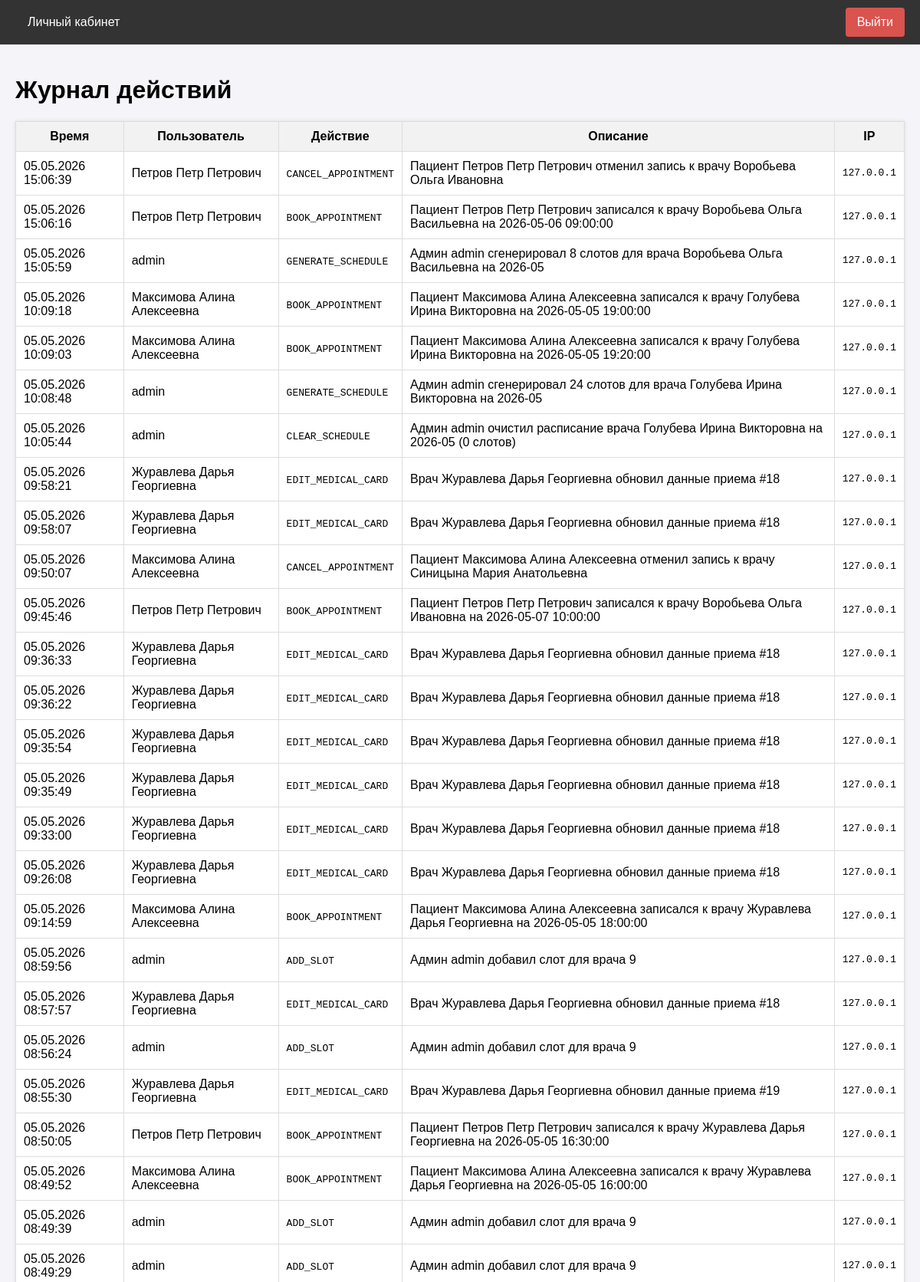
The page /admin/logs (signed in, upper part) on the database its author committed.
### app/models.py (models this page shows, shortened)
class ActionLog(db.Model):
    __tablename__ = 'action_logs'
    id = db.Column(db.Integer, primary_key=True)
    user_id = db.Column(db.Integer, db.ForeignKey('users.id'), nullable=True) # Может быть NULL для системных действий
    action_type = db.Column(db.String(50), nullable=False) # e.g., 'LOGIN', 'BOOK_APPOINTMENT', 'CANCEL_APPOINTMENT'
    description = db.Column(db.Text, nullable=False)
    timestamp = db.Column(db.DateTime, default=datetime.utcnow)
    ip_address = db.Column(db.String(45), nullable=True)

class User(UserMixin, db.Model):
    __tablename__ = 'users'
    id = db.Column(db.Integer, primary_key=True)
    username = db.Column(db.String(64), index=True, unique=True)
    email = db.Column(db.String(120), index=True, unique=True)
    phone = db.Column(db.String(20), index=True, unique=True)
    password_hash = db.Column(db.String(256))
    role = db.Column(db.String(20), index=True, default='patient')
    specialty = db.Column(db.String(100), nullable=True) # Для врача
    office_number = db.Column(db.String(10), nullable=True) # Для врача
    oms_number = db.Column(db.String(20), nullable=True) # Для пациента
    created_at = db.Column(db.DateTime, default=datetime.utcnow)
    appointments_as_patient = db.relationship('Appointment', foreign_keys='Appointment.patient_id', backref='patient', lazy='dynamic')
    appointments_as_doctor = db.relationship('Appointment', foreign_keys='Appointment.doctor_id', backref='doctor', lazy='dynamic')
    schedule_slots = db.relationship('ScheduleSlot', backref='doctor', lazy='dynamic')
    action_logs = db.relationship('ActionLog', backref='user', lazy='dynamic')

### app/admin/routes.py (the view)
@bp.route('/logs')
@login_required
@role_required('admin')
def view_logs():
    logs = ActionLog.query.order_by(ActionLog.timestamp.desc()).limit(100).all()
    return render_template('admin/logs.html', title='Журнал действий', logs=logs)

### app/models.py (called while the page is built)
@login_manager.user_loader
def load_user(user_id):
    return User.query.get(int(user_id))

### app/utils.py (called while the page is built)
def role_required(role):
    def decorator(f):
        @wraps(f)
        def decorated_function(*args, **kwargs):
            if not current_user.is_authenticated:
                return redirect(url_for('auth.login'))
            if current_user.role != role:
                flash('У вас нет доступа к этой странице.')
                return redirect(url_for('main.index'))
            return f(*args, **kwargs)
        return decorated_function
    return decorator

### app/templates/admin/logs.html
{% extends "base.html" %}
{% block content %}
<h1>Журнал действий</h1>
<table style="width:100%; border-collapse:collapse; background:white; box-shadow:0 0 5px rgba(0,0,0,0.1);">
    <tr style="background:#f2f2f2;">
        <th style="border:1px solid #ddd; padding:10px;">Время</th>
        <th style="border:1px solid #ddd; padding:10px;">Пользователь</th>
        <th style="border:1px solid #ddd; padding:10px;">Действие</th>
        <th style="border:1px solid #ddd; padding:10px;">Описание</th>
        <th style="border:1px solid #ddd; padding:10px;">IP</th>
    </tr>
    {% for log in logs %}
    <tr>
        <td style="border:1px solid #ddd; padding:10px;">{{ log.timestamp.strftime('%d.%m.%Y %H:%M:%S') }}</td>
        <td style="border:1px solid #ddd; padding:10px;">
            {% if log.user %}{{ log.user.username }}{% else %}Система{% endif %}
        </td>
        <td style="border:1px solid #ddd; padding:10px;"><code>{{ log.action_type }}</code></td>
        <td style="border:1px solid #ddd; padding:10px;">{{ log.description }}</td>
        <td style="border:1px solid #ddd; padding:10px; font-family:monospace;">{{ log.ip_address or '-' }}</td>
    </tr>
    {% else %}
    <tr><td colspan="5" style="border:1px solid #ddd; padding:10px; text-align:center;">Записей пока нет.</td></tr>
    {% endfor %}
</table>
{% endblock %}

### app/templates/base.html (style rules this page uses)
body { font-family: Arial, sans-serif; margin: 0; padding: 0; background-color: #f4f4f9; }

### rows shown on the page
ActionLog: timestamp "05.05.2026 15:06:39", user.username "Петров Петр Петрович", action_type "CANCEL_APPOINTMENT", description "Пациент Петров Петр Петрович отменил запись к врачу Воробьева Ольга Ивановна", ip_address "127.0.0.1"
ActionLog: timestamp "05.05.2026 15:06:16", user.username "Петров Петр Петрович", action_type "BOOK_APPOINTMENT", description "Пациент Петров Петр Петрович записался к врачу Воробьева Ольга Васильевна на 2026-05-06 09:00:00", ip_address "127.0.0.1"
ActionLog: timestamp "05.05.2026 15:05:59", user.username "admin", action_type "GENERATE_SCHEDULE", description "Админ admin сгенерировал 8 слотов для врача Воробьева Ольга Васильевна на 2026-05", ip_address "127.0.0.1"
ActionLog: timestamp "05.05.2026 10:09:18", user.username "Максимова Алина Алексеевна", action_type "BOOK_APPOINTMENT", description "Пациент Максимова Алина Алексеевна записался к врачу Голубева Ирина Викторовна на 2026-05-05 19:00:00", ip_address "127.0.0.1"
ActionLog: timestamp "05.05.2026 10:09:03", user.username "Максимова Алина Алексеевна", action_type "BOOK_APPOINTMENT", description "Пациент Максимова Алина Алексеевна записался к врачу Голубева Ирина Викторовна на 2026-05-05 19:20:00", ip_address "127.0.0.1"
ActionLog: timestamp "05.05.2026 10:08:48", user.username "admin", action_type "GENERATE_SCHEDULE", description "Админ admin сгенерировал 24 слотов для врача Голубева Ирина Викторовна на 2026-05", ip_address "127.0.0.1"
ActionLog: timestamp "05.05.2026 10:05:44", user.username "admin", action_type "CLEAR_SCHEDULE", description "Админ admin очистил расписание врача Голубева Ирина Викторовна на 2026-05 (0 слотов)", ip_address "127.0.0.1"
ActionLog: timestamp "05.05.2026 09:58:21", user.username "Журавлева Дарья Георгиевна", action_type "EDIT_MEDICAL_CARD", description "Врач Журавлева Дарья Георгиевна обновил данные приема #18", ip_address "127.0.0.1"
ActionLog: timestamp "05.05.2026 09:58:07", user.username "Журавлева Дарья Георгиевна", action_type "EDIT_MEDICAL_CARD", description "Врач Журавлева Дарья Георгиевна обновил данные приема #18", ip_address "127.0.0.1"
ActionLog: timestamp "05.05.2026 09:50:07", user.username "Максимова Алина Алексеевна", action_type "CANCEL_APPOINTMENT", description "Пациент Максимова Алина Алексеевна отменил запись к врачу Синицына Мария Анатольевна", ip_address "127.0.0.1"
ActionLog: timestamp "05.05.2026 09:45:46", user.username "Петров Петр Петрович", action_type "BOOK_APPOINTMENT", description "Пациент Петров Петр Петрович записался к врачу Воробьева Ольга Ивановна на 2026-05-07 10:00:00", ip_address "127.0.0.1"
ActionLog: timestamp "05.05.2026 09:36:33", user.username "Журавлева Дарья Георгиевна", action_type "EDIT_MEDICAL_CARD", description "Врач Журавлева Дарья Георгиевна обновил данные приема #18", ip_address "127.0.0.1"
ActionLog: timestamp "05.05.2026 09:36:22", user.username "Журавлева Дарья Георгиевна", action_type "EDIT_MEDICAL_CARD", description "Врач Журавлева Дарья Георгиевна обновил данные приема #18", ip_address "127.0.0.1"
ActionLog: timestamp "05.05.2026 09:35:54", user.username "Журавлева Дарья Георгиевна", action_type "EDIT_MEDICAL_CARD", description "Врач Журавлева Дарья Георгиевна обновил данные приема #18", ip_address "127.0.0.1"
ActionLog: timestamp "05.05.2026 09:35:49", user.username "Журавлева Дарья Георгиевна", action_type "EDIT_MEDICAL_CARD", description "Врач Журавлева Дарья Георгиевна обновил данные приема #18", ip_address "127.0.0.1"
ActionLog: timestamp "05.05.2026 09:33:00", user.username "Журавлева Дарья Георгиевна", action_type "EDIT_MEDICAL_CARD", description "Врач Журавлева Дарья Георгиевна обновил данные приема #18", ip_address "127.0.0.1"
ActionLog: timestamp "05.05.2026 09:26:08", user.username "Журавлева Дарья Георгиевна", action_type "EDIT_MEDICAL_CARD", description "Врач Журавлева Дарья Георгиевна обновил данные приема #18", ip_address "127.0.0.1"
ActionLog: timestamp "05.05.2026 09:14:59", user.username "Максимова Алина Алексеевна", action_type "BOOK_APPOINTMENT", description "Пациент Максимова Алина Алексеевна записался к врачу Журавлева Дарья Георгиевна на 2026-05-05 18:00:00", ip_address "127.0.0.1"
ActionLog: timestamp "05.05.2026 08:59:56", user.username "admin", action_type "ADD_SLOT", description "Админ admin добавил слот для врача 9", ip_address "127.0.0.1"
ActionLog: timestamp "05.05.2026 08:57:57", user.username "Журавлева Дарья Георгиевна", action_type "EDIT_MEDICAL_CARD", description "Врач Журавлева Дарья Георгиевна обновил данные приема #18", ip_address "127.0.0.1"
ActionLog: timestamp "05.05.2026 08:56:24", user.username "admin", action_type "ADD_SLOT", description "Админ admin добавил слот для врача 9", ip_address "127.0.0.1"
ActionLog: timestamp "05.05.2026 08:55:30", user.username "Журавлева Дарья Георгиевна", action_type "EDIT_MEDICAL_CARD", description "Врач Журавлева Дарья Георгиевна обновил данные приема #19", ip_address "127.0.0.1"
ActionLog: timestamp "05.05.2026 08:50:05", user.username "Петров Петр Петрович", action_type "BOOK_APPOINTMENT", description "Пациент Петров Петр Петрович записался к врачу Журавлева Дарья Георгиевна на 2026-05-05 16:30:00", ip_address "127.0.0.1"
ActionLog: timestamp "05.05.2026 08:49:52", user.username "Максимова Алина Алексеевна", action_type "BOOK_APPOINTMENT", description "Пациент Максимова Алина Алексеевна записался к врачу Журавлева Дарья Георгиевна на 2026-05-05 16:00:00", ip_address "127.0.0.1"
ActionLog: timestamp "05.05.2026 08:49:39", user.username "admin", action_type "ADD_SLOT", description "Админ admin добавил слот для врача 9", ip_address "127.0.0.1"
ActionLog: timestamp "05.05.2026 08:49:29", user.username "admin", action_type "ADD_SLOT", description "Админ admin добавил слот для врача 9", ip_address "127.0.0.1"
